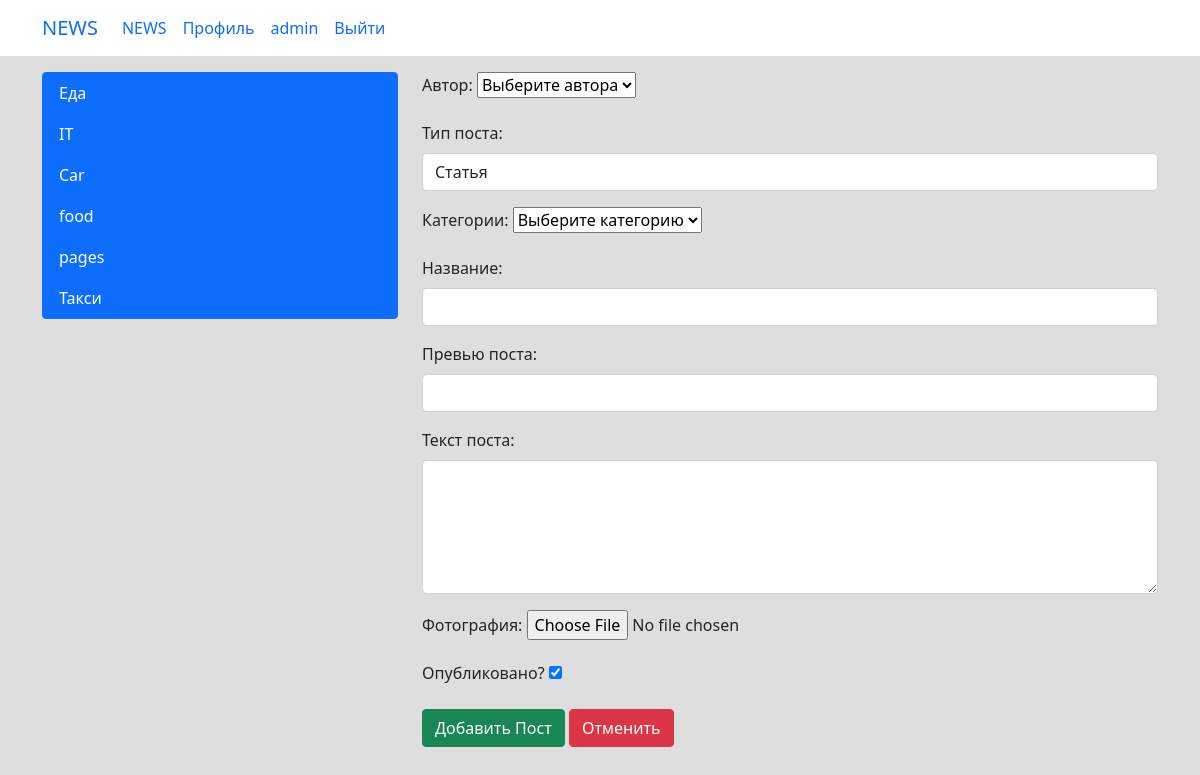
The page /news/add/ (signed in) on the database as committed earlier.
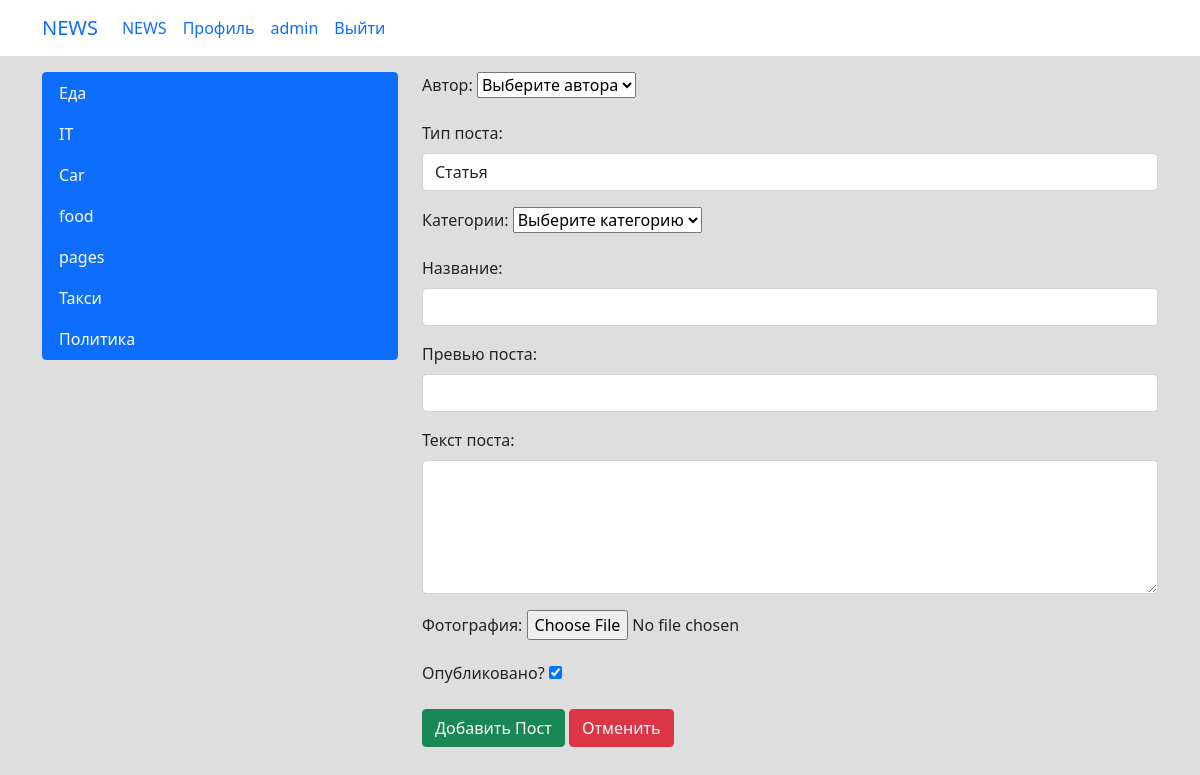
The same page on the database as committed later.
### news/models.py (models this page shows)
class Category(models.Model):
    category_name = models.CharField(max_length=64, unique=True)
    subscribers = models.ManyToManyField(User, blank=True, null=True)
    class Meta:
        verbose_name = 'Категория'
        verbose_name_plural = 'Категории'
    def __str__(self):
        return self.category_name

### news/views.py (the view)
# urls.py: path('add/', newsCreate.as_view(), name='news_add'),
class newsCreate(LoginRequiredMixin, PermissionRequiredMixin, CreateView):
    model = Post
    template_name = 'news/news_add.html'
    form_class = NewsForm
    permission_required = 'news.add_post'
    def get_context_data(self, **kwargs):
        context = super().get_context_data(**kwargs)
        context['cate'] = Category.objects.all()
        return context

### news/forms.py
class NewsForm(ModelForm):
    public = BooleanField(label='Опубликовано?', initial=True, required=False)
    category_id = ModelChoiceField(queryset=Category.objects.all(), label='Категория', empty_label='Выберите категорию')
    PostAuthor = ModelChoiceField(queryset=Author.objects.all(), label='Автор', empty_label='Выберите автора')
    class Meta:
        model = Post
        fields = [
            'PostAuthor',
            'title',
            'positions',
            'category_id',
            'previewName',
            'text',
            'photo',
            'public'
        ]
        widgets = {
            'PostAuthor': forms.Select(attrs={'class': 'form-control'}),
            'title': forms.TextInput(attrs={'class': 'form-control'}),
            'positions': forms.Select(attrs={'class': 'form-control'}),
            'category_id': forms.Select(attrs={'class': 'form-control'}),
            'previewName': forms.TextInput(attrs={'class': 'form-control'}),
            'text': forms.Textarea(attrs={'class': 'form-control', 'rows': 5}),
        }

### news/models.py (called while the page is built)
    def __str__(self):
        return str(self.authorUser)

### templates/news/news_add.html (shortened to what this page needs)
{% extends 'flatpages/base.html' %} {% load custom_filters %}
{%block sidebar%}
<div class="col-md-4">
    <div class="list-group">
        {%for el in cate%}
        <a href="{% url 'cate_filter' el.pk %}" class="list-group-item list-group-item-action active">{{el.category_name}}</a>
        {%endfor%}
    </div>
</div>
{%endblock%}
{%block content%}
<div class="col-md-8">
    <form method="post" enctype="multipart/form-data">
        <div class="mb-3">
            <label for="{{form.PostAuthor.id_for_label}}" class="form-label">Автор: </label>
            {{form.PostAuthor}}
        </div>
        <div class="mb-3">
            <label for="{{form.positions.id_for_label}}" class="form-label">Тип поста: </label>
            {{form.positions}}
        </div>
        <div class="mb-3">
            <label for="{{form.category_id.id_for_label}}" class="form-label">Категории: </label>
            {{form.category_id}}
        </div>
        <div class="mb-3">
            <label for="{{form.title.id_for_label}}" class="form-label">Название: </label>
            {{form.title}}
        </div>
        <div class="mb-3">
            <label for="{{form.previewName.id_for_label}}" class="form-label">Превью поста: </label>
            {{form.previewName}}
        </div>
        <div class="mb-3">
            <label for="{{form.text.id_for_label}}" class="form-label">Текст поста: </label>
            {{form.text}}
        </div>
        <div class="mb-3">
            <label for="{{form.photo.id_for_label}}" class="form-label">Фотография: </label>
            {{form.photo}}
        </div>
        <div class="mb-3">
            <label for="{{form.public.id_for_label}}" class="form-label">Опубликовано? </label>
            {{form.public}}
        </div>
        <input type="submit" class="btn btn-success" value="Добавить Пост">
        <input type="submit" class="btn btn-danger" onclick="history.back()" value="Отменить">
    </form>
</div>
{%endblock%}

Rows that differ between the two databases and show on the page:
added Category: category_name "Политика"
